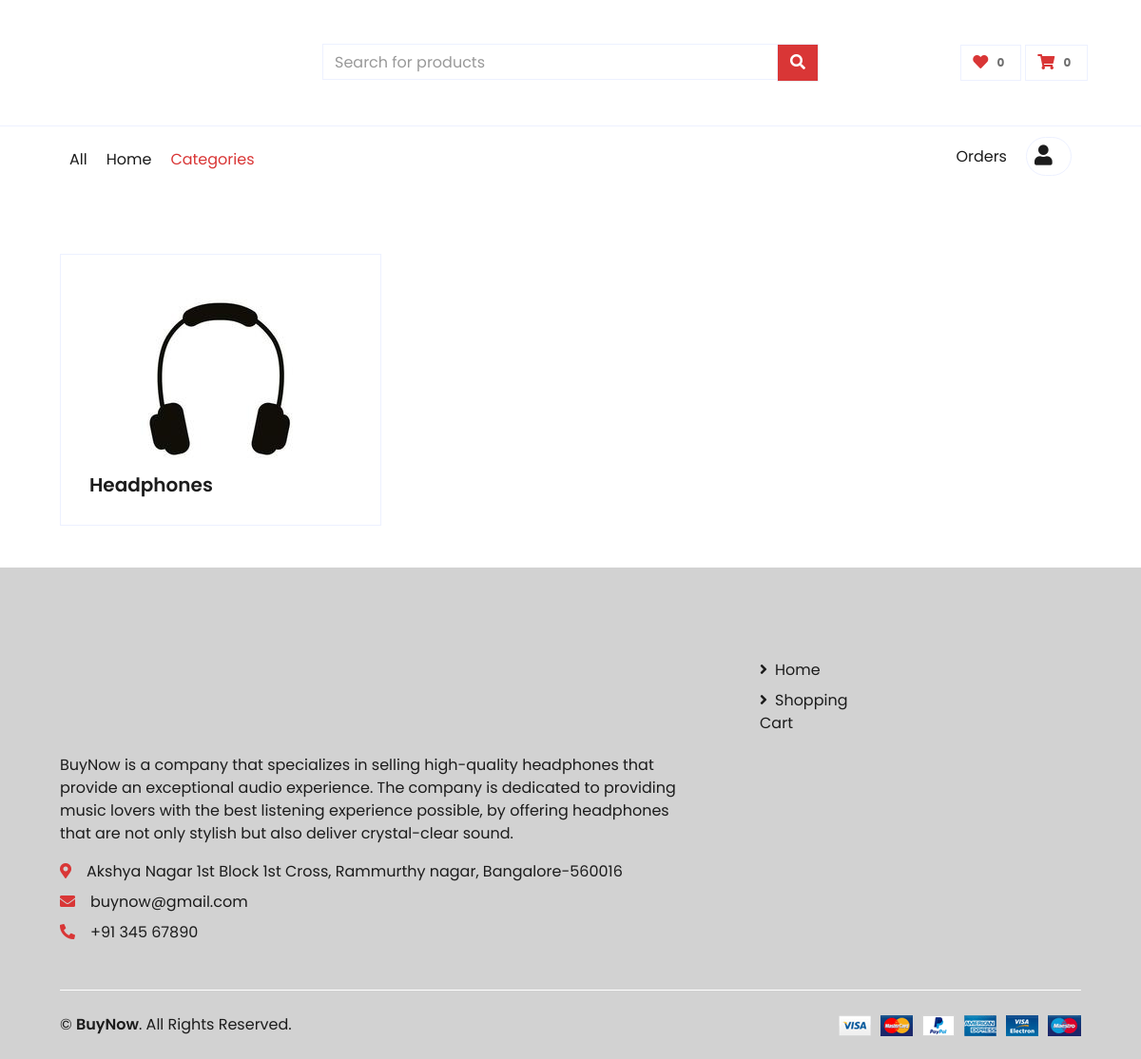
The page /categories on the database as committed earlier.
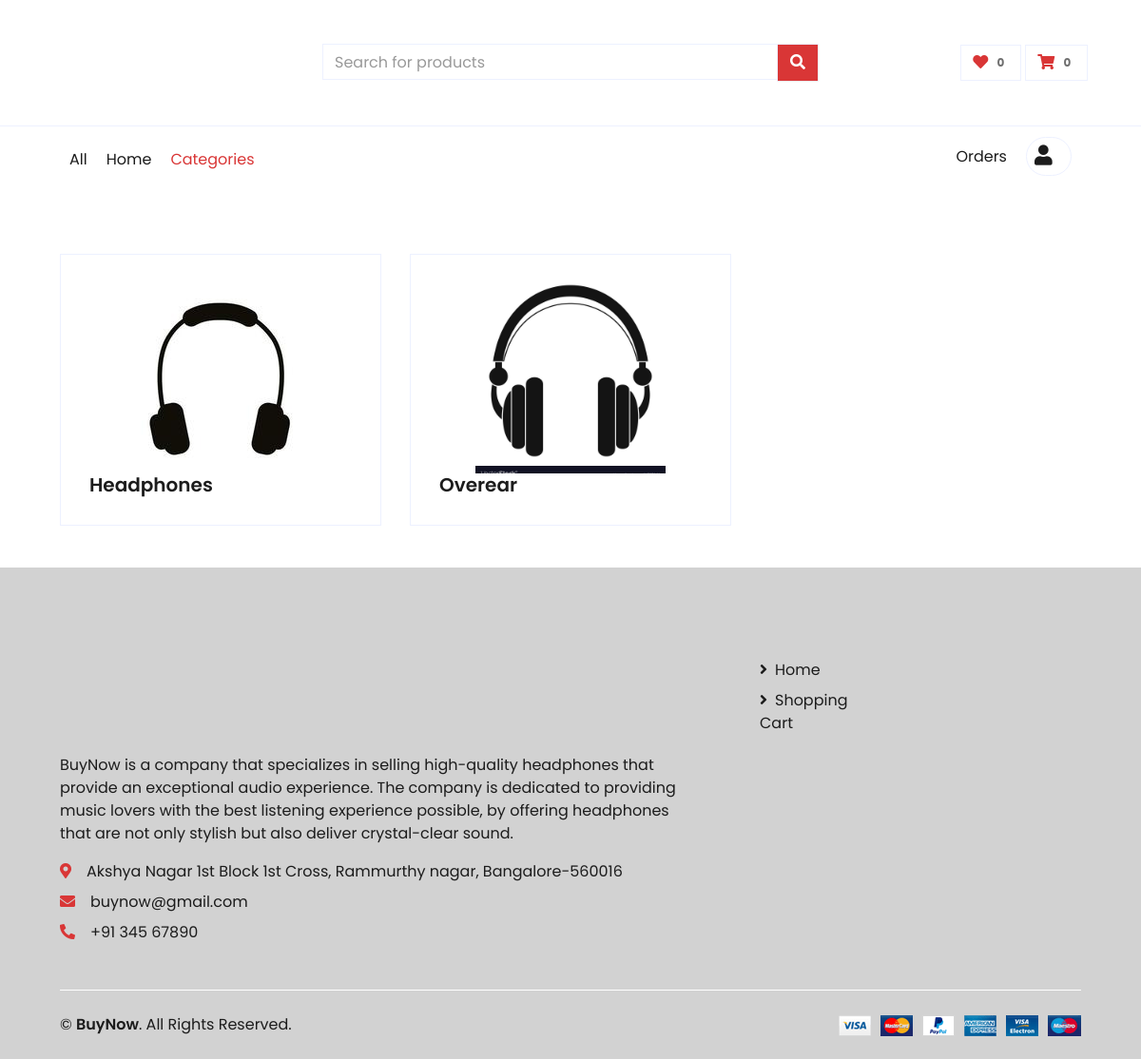
The same page on the database as committed later.
### admin_category/models.py (models this page shows, shortened)
class Categories(models.Model):
    category_name = models.CharField(max_length=50)
    category_image = models.ImageField(upload_to='categories')

### user_home/views.py (the view)
# urls.py: path('categories',views.categories  ,name='categories'),
def categories(request):
    dict_category = {
        'categories': admin_products.Categories.objects.all(),
        'ad':Advertisement.objects.all(),
    }
    return render(request,'user_home/categories.html',dict_category)

### cart/cart.py (called while the page is built)
    def __len__(self):
        val = 0
        for x in self.cart.values():
            val += 1
        return val

### cart/context_processors.py (called while the page is built)
def cart(request):
    if request.user.is_authenticated:
        cart_db,_ = Cart_db.objects.get_or_create(user = request.user, status = True)
        cart_items = CartItem.objects.filter(cart=cart_db)
        cart_qty = 0
        if cart_items:
            for items in cart_items:
                cart_qty+=1
    else:
        cart = Cart(request)
        cart_qty = cart.__len__()
    return {'cart':Cart(request),'cart_qty':cart_qty}

### wishlist/context_processors.py (called while the page is built)
def wishlist(request):
    usr = request.user.id
    val = 0
    try:
        for i in Wishlist.objects.filter(user = usr):
            val +=1
    except:
        try:
            Wishlist.objects.get(user = usr)
            val = 1
        except:
            val = 0
    return {'wishlist':val}

### templates/user_home/categories.html (shortened to what this page needs)
{% extends 'user_home/base.html' %}
{% load static %}
{% block body %}
<div class="container-fluid pt-5">
    <div class="row px-xl-5 pb-3">
        {% for c in categories  %}
        <div class="col-lg-4 col-md-6 pb-1">
            <div class="cat-item d-flex flex-column border mb-4" style="padding: 30px;">
                <div class="d-block mx-auto overflow-hidden text-center" style="width: 200px; height: 200px;">
                    <a href="" class="cat-img position-relative overflow-hidden mb-3">
                        <img class="img-fluid " src="{{c.category_image.url}}" alt="">
                    </a>
                </div>
                <h5 class="font-weight-semi-bold m-0">{{c.category_name}}</h5>
            </div>
        </div>
        {% endfor %}
    </div>
</div>
{% endblock body %}

Rows that differ between the two databases and show on the page:
added Categories: category_image (picture), category_name "Overear"
